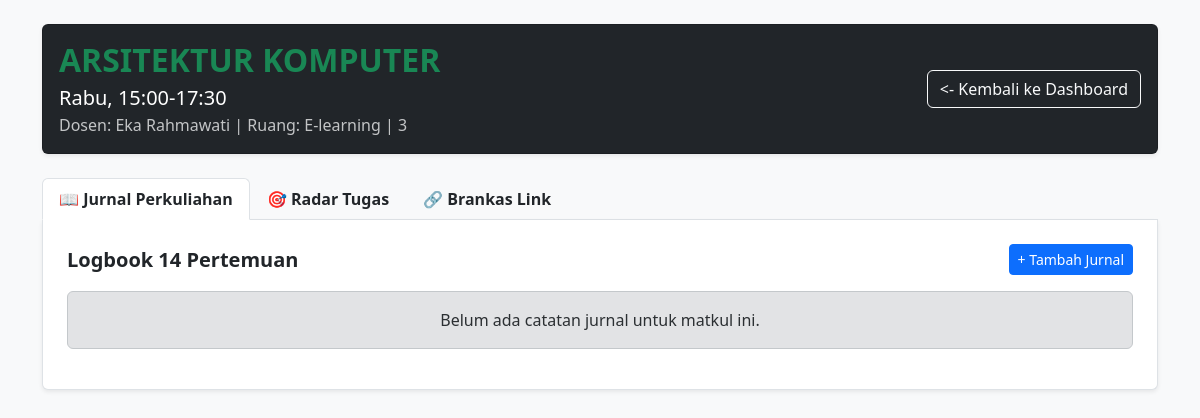
Screenshot of /detail/5 (signed in) with the database file from the repository.
### tables this page shows
CREATE TABLE jadwal (
        id INTEGER PRIMARY KEY AUTOINCREMENT,
        matkul TEXT NOT NULL,
        dosen TEXT NOT NULL,
        hari TEXT NOT NULL,
        jam TEXT NOT NULL,
        sks INTEGER NOT NULL,
        ruang TEXT NOT NULL,
        semester INTEGER NOT NULL
    );

### app.py (the view)
@app.route('/detail/<int:id_jadwal>')
def detail_kelas(id_jadwal):
    if not session.get('sudah_login'):
        return redirect(url_for('login'))
    conn = get_db_connection()
    matkul_info = conn.execute('SELECT * FROM jadwal WHERE id = ?', (id_jadwal,)).fetchone()
    data_jurnal = conn.execute('SELECT * FROM jurnal WHERE jadwal_id = ? ORDER BY pertemuan_ke ASC', (id_jadwal,)).fetchall()
    data_resources = conn.execute('SELECT * FROM resources WHERE jadwal_id = ?', (id_jadwal,)).fetchall()
    data_tugas = conn.execute('SELECT * FROM tugas WHERE matkul = ?', (matkul_info['matkul'],)).fetchall()
    conn.close()
    return render_template('detail_kelas.html', matkul=matkul_info, jurnal=data_jurnal, resources=data_resources, tugas=data_tugas)

### app.py (called while the page is built)
def get_db_connection():
    conn = sqlite3.connect('kuliah.db')
    conn.row_factory = sqlite3.Row
    return conn

### templates/detail_kelas.html (shortened to what this page needs)
<!DOCTYPE html>
<html lang="id">
<head>
    <link rel="stylesheet" href="https://cdn.jsdelivr.net/npm/bootstrap@5.3.3/dist/css/bootstrap.min.css">
</head>
<body class="bg-light">
    <div class="container mt-4">
        <div class="card bg-dark text-white mb-4 shadow-sm">
            <div class="card-body d-flex flex-column flex-md-row justify-content-between align-items-md-center">
                <div>
                    <h2 class="fw-bold mb-1 text-success">{{ matkul.matkul | upper }}</h2>
                    <p class="mb-0 fs-5">{{ matkul.hari }}, {{ matkul.jam }}</p>
                    <p class="mb-0 text-light opacity-75">Dosen: {{ matkul.dosen }} | Ruang: {{ matkul.ruang }} | {{ matkul.sks }}</p>
                </div>
                <div class="mt-3 mt-md-0">
                    <a href="/" class="btn btn-outline-light w-100"><- Kembali ke Dashboard</a>
                </div>
            </div>
        </div>
        <ul class="nav nav-tabs" id="myTab" role="tablist">
            <li class="nav-item" role="presentation">
                <button class="nav-link active fw-bold text-dark" data-bs-toggle="tab" data-bs-target="#jurnal">📖 Jurnal Perkuliahan</button>
            </li>
            <li class="nav-item" role="presentation">
                <button class="nav-link fw-bold text-dark" data-bs-toggle="tab" data-bs-target="#tugas">🎯 Radar Tugas</button>
            </li>
            <li class="nav-item" role="presentation">
                <button class="nav-link fw-bold text-dark" data-bs-toggle="tab" data-bs-target="#resources">🔗 Brankas Link</button>
            </li>
        </ul>
        <div class="tab-content bg-white border border-top-0 p-4 mb-5 shadow-sm rounded-bottom">
            <div class="tab-pane fade show active" id="jurnal">
                <div class="d-flex justify-content-between align-items-center mb-3">
                    <h5 class="fw-bold mb-0">Logbook 14 Pertemuan</h5>
                    <button class="btn btn-sm btn-primary" data-bs-toggle="modal" data-bs-target="#modalTambahJurnal">+ Tambah Jurnal</button>
                </div>
                {% if jurnal %}
                    <div class="accordion" id="accordionJurnal">
                        {% for j in jurnal %}
                        <div class="accordion-item">
                            <h2 class="accordion-header" id="heading{{ j.id}}">
                                <button class="accordion-button collapsed fw-bold" type="button" data-bs-toggle="collapse" data-bs-target="#collapse{{ j.id }}">
                                    Pertemuan {{ j.pertemuan_ke }} &nbsp; <span class="badge bg-secondary ms-2">{{ j.tanggal }}</span>
                                </button>
                            </h2>
                            <div class="accordion-collapse collapse" id="collapse{{ j.id }}" data-bs-parent="#accordionJurnal">
                                <div class="accordion-body bg-light">
                                    {{ j.materi }}
                                </div>
                            </div>
                        </div>
                        {% endfor %}
                    </div>
                {% else %}
                    <div class="alert alert-secondary text-center">Belum ada catatan jurnal untuk matkul ini.</div>
                {% endif %}
            </div>
        </div>
    </div>
</body>
</html>

### rows the page displays
jadwal: matkul "ARSITEKTUR KOMPUTER", hari "Rabu", jam "15:00-17:30", dosen "Eka Rahmawati", ruang "E-learning", sks "3"
